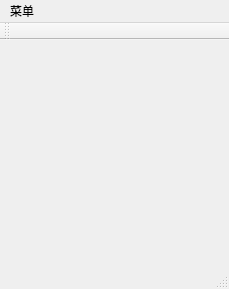
<?xml version="1.0" encoding="UTF-8"?>
<ui version="4.0">
 <class>CChgStatusClass</class>
 <widget class="QMainWindow" name="CChgStatusClass">
  <property name="geometry">
   <rect>
    <x>0</x>
    <y>0</y>
    <width>229</width>
    <height>289</height>
   </rect>
  </property>
  <property name="windowTitle">
   <string>CChgStatus</string>
  </property>
  <widget class="QWidget" name="centralWidget"/>
  <widget class="QMenuBar" name="menuBar">
   <property name="geometry">
    <rect>
     <x>0</x>
     <y>0</y>
     <width>229</width>
     <height>20</height>
    </rect>
   </property>
   <widget class="QMenu" name="menu">
    <property name="title">
     <string>菜单</string>
    </property>
    <addaction name="actionExit"/>
    <addaction name="action"/>
   </widget>
   <addaction name="menu"/>
  </widget>
  <widget class="QToolBar" name="mainToolBar">
   <attribute name="toolBarArea">
    <enum>TopToolBarArea</enum>
   </attribute>
   <attribute name="toolBarBreak">
    <bool>false</bool>
   </attribute>
  </widget>
  <widget class="QStatusBar" name="statusBar"/>
  <action name="actionExit">
   <property name="text">
    <string>Exit</string>
   </property>
  </action>
  <action name="action">
   <property name="text">
    <string>改变状态</string>
   </property>
  </action>
 </widget>
 <layoutdefault spacing="6" margin="11"/>
 <resources>
  <include location="cchgstatus.qrc"/>
 </resources>
 <connections>
  <connection>
   <sender>actionExit</sender>
   <signal>triggered()</signal>
   <receiver>CChgStatusClass</receiver>
   <slot>close()</slot>
   <hints>
    <hint type="sourcelabel">
     <x>-1</x>
     <y>-1</y>
    </hint>
    <hint type="destinationlabel">
     <x>114</x>
     <y>144</y>
    </hint>
   </hints>
  </connection>
 </connections>
</ui>
